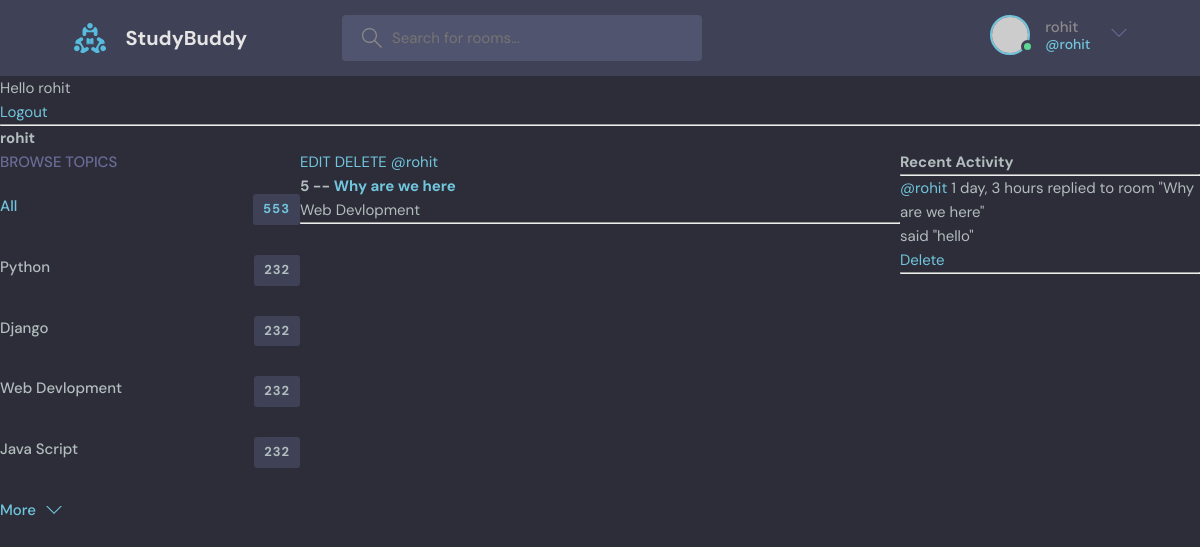
Before: /prfile/3/ (signed in) with the older database file.
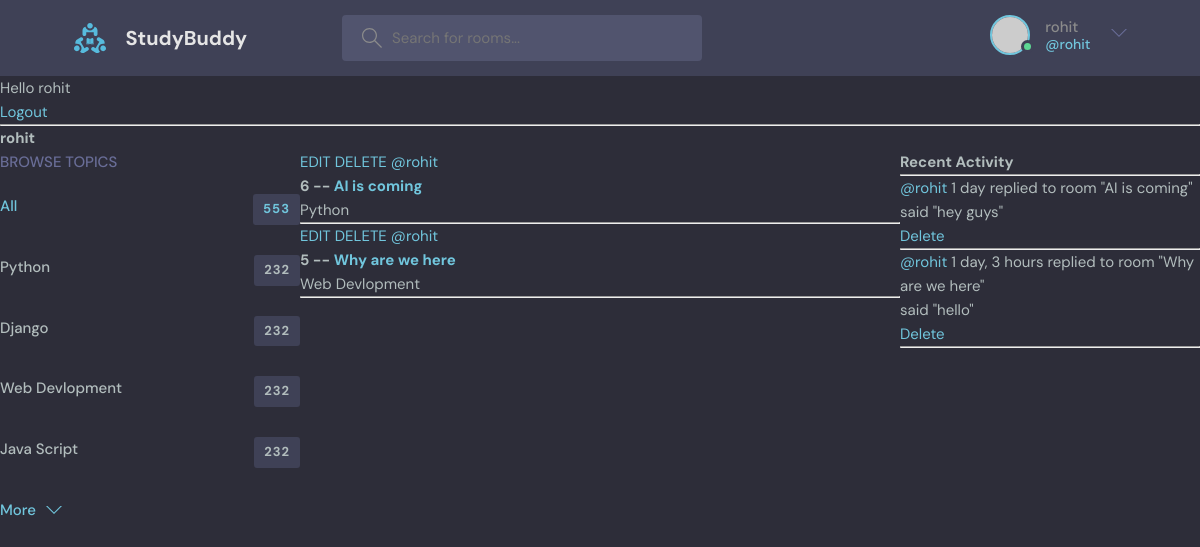
After: the same page with the newer database file.
### base/models.py (models this page shows)
class Topic(models.Model):
    name=models.CharField(max_length=200)
    def __str__(self):
        return self.name

class Room(models.Model):
    host=models.ForeignKey(User,on_delete=models.SET_NULL,null=True)
    topic=models.ForeignKey(Topic,on_delete=models.SET_NULL,null=True)
    name=models.CharField(max_length=200)
    description=models.TextField(null=True,blank=True)
    participents=models.ManyToManyField(User, related_name='participents', blank=True)
    updated=models.DateTimeField(auto_now=True)
    created=models.DateTimeField(auto_now_add=True)
    class Meta:
        ordering=['-updated','-created']
    def __str__(self):
        return self.name

class Message(models.Model):
    user =models.ForeignKey(User,on_delete=models.CASCADE)
    room=models.ForeignKey(Room,on_delete=models.CASCADE)
    body=models.TextField()
    updated=models.DateTimeField(auto_now=True)
    created=models.DateTimeField(auto_now_add=True)
    class Meta:
        ordering=['-updated','-created']
    def __str__(self):
        return self.body[0:50]

### base/views.py (the view)
# urls.py: path('prfile/<str:pk>/', views.userPrfile,name="user-profile"),
def userPrfile(request, pk):
    user = User.objects.get(id=pk)
    rooms = user.room_set.all()
    room_messages = user.message_set.all()
    topics=Topic.objects.all()
    context = {'user': user, 'rooms': rooms, 'room_messages': room_messages,'topics':topics}
    return render(request, 'base/profile.html', context)

### base/templates/base/profile.html (shortened to what this page needs)
{% extends 'main.html' %} {% block content %}
<h1>{{user.username}}</h1>
<div class="profile-container">
  <div>{% include 'base/topics_component.html' %}</div>
  <div>{% include 'base/feed_component.html' %}</div>
  <div>{% include 'base/activity_component.html' %}</div>
</div>
{% endblock content %}

### base/templates/base/topics_component.html
<div class="topics">
  <div class="topics__header">
    <h2>Browse Topics</h2>
  </div>
  <ul class="topics__list">
    <li>
      <a href="{% url 'home' %}" class="active">All <span>553</span></a>
    </li>
    {% for topic in topics %}
    <li>
      <a href="{% url 'home' %}?q={{topic.name}}">{{topic}} <span>232</span></a>
    </li>
    {% endfor %}
  <a class="btn btn--link" href="topics.html">
    More
    <svg
      version="1.1"
      xmlns="http://www.w3.org/2000/svg"
      width="32"
      height="32"
      viewBox="0 0 32 32"
    >
      <title>chevron-down</title>
      <path d="M16 21l-13-13h-3l16 16 16-16h-3l-13 13z"></path>
    </svg>
  </a>
</div>

### base/templates/base/feed_component.html
<div>
  {% for room in rooms %}
  <div>
    {% if request.user == room.host %}
    <a href="{% url 'update-room' room.id %}">EDIT</a>
    <a href="{% url 'delete-room' room.id %}">DELETE</a>
    {% endif %}
    <a href="{% url 'user-profile' room.host.id  %}"
      ><span>@{{room.host.username}}</span>
    </a>
    <h5>{{room.id}} -- <a href="{% url 'room' room.id %}">{{room.name}}</a></h5>
    <small>{{room.topic.name}}</small>
    <hr />
  </div>
  {% endfor %}
</div>

### base/templates/base/activity_component.html
<h3>Recent Activity</h3>
<hr />
{% for message in room_messages %}
<div>
  <small>
    <a href="{% url 'user-profile' message.user.id%}">@{{message.user}}</a>
    {{message.created|timesince}}</small
  >
  <small>replied to room "{{message.room}}"</small>
  <p>said "{{message}}"</p>
  {% if request.user == message.user %}
  <a href="{% url 'delete-message' message.id %}">Delete</a>
  {% endif %}
  <hr />
</div>
{% endfor %}

Changed rows visible on the page:
added Room: shows "EDIT", host.username "rohit", id "6", name "AI is coming", topic.name "Python"
added Message: user "rohit", created "1 day", room "AI is coming", body "hey guys", shows "Delete"
